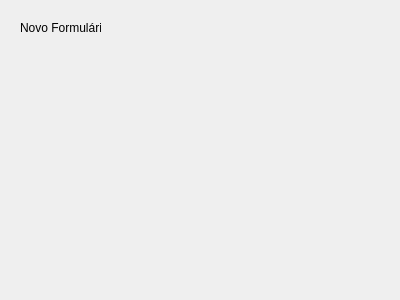
<?xml version="1.0" encoding="UTF-8"?>
<ui version="4.0">
 <class>F_Novo</class>
 <widget class="QDialog" name="F_Novo">
  <property name="geometry">
   <rect>
    <x>0</x>
    <y>0</y>
    <width>400</width>
    <height>300</height>
   </rect>
  </property>
  <property name="windowTitle">
   <string>Dialog</string>
  </property>
  <widget class="QLabel" name="label">
   <property name="geometry">
    <rect>
     <x>20</x>
     <y>20</y>
     <width>81</width>
     <height>16</height>
    </rect>
   </property>
   <property name="text">
    <string>Novo Formulário</string>
   </property>
  </widget>
 </widget>
 <resources/>
 <connections/>
</ui>
